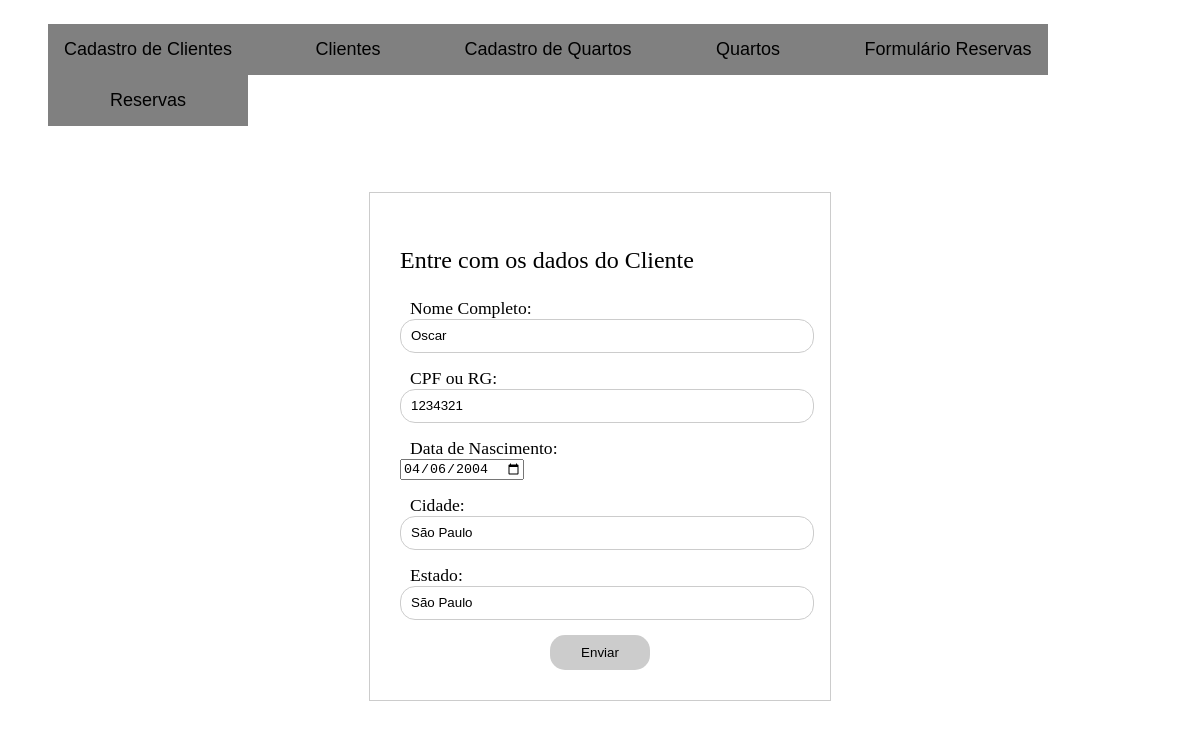
/cadastroCliente.php?id=2, run on the app's committed database.
### tables this page shows
CREATE TABLE `clientes` (
  `id` int(11) NOT NULL,
  `nome_cliente` varchar(50) NOT NULL,
  `documento` varchar(20) NOT NULL,
  `data_nascimento` varchar(10) NOT NULL,
  `cidade` varchar(50) NOT NULL,
  `estado` varchar(50) NOT NULL
);

### cadastroCliente.php (the view, shortened to what this page needs)
<?php
require_once('conexao.php');
$nome_cliente = '';
$documento = '';
$data_nascimento = '';
$cidade = '';
$estado = '';
if(isset($_GET['id']) && $_GET['id'] != ""){
  $sql = "select * from clientes where id = ".$_GET['id'];
  $resultado = mysqli_query($conexao, $sql);
  if($resultado){
     $dados = mysqli_fetch_array($resultado);
     $nome_cliente = $dados['nome_cliente'];
     $documento = $dados['documento'];
     $data_nascimento = $dados['data_nascimento'];
     $cidade = $dados['cidade'];
     $estado = $dados['estado'];
 }
}
?>
<!DOCTYPE html>
<html lang="pt-br">
<head>
    <link rel="stylesheet" type="text/css" href="estilo.css">
</head>
<body background-color = "gray">
  <?php include_once("index.php"); ?>
    <div width=60% align=center>
        <form class="formulario" method="post" action="clientes.php" align=left>
            <p> Entre com os dados do Cliente</p>
            <div class="field">
                <label for="nome_cliente">Nome Completo:</label>
                <input type="text" id="nome_cliente" name="nome_cliente" value="<?php echo $nome_cliente; ?>" placeholder="Digite o nome completo*" required>
            </div>
             <div class="field">
                <label for="documento">CPF ou RG:</label>
                <input type="text" id="documento" name="documento" value="<?php echo $documento; ?>" placeholder="Digite o documento*" required>
            </div>
            <div class="field">
                <label for="data_nascimento">Data de Nascimento:</label>
                <input type="date" id="data_nascimento" name="data_nascimento" value="<?php echo $data_nascimento; ?>" placeholder="Digite a data de nascimento*" required>
            </div>
            <div class="field">
                <label for="cidade">Cidade:</label>
                <input type="text" id="cidade" name="cidade" value="<?php echo $cidade; ?>" placeholder="Digite a cidade*" required>
            </div>
            <div class="field">
                <label for="estado">Estado:</label>
                <input type="text" id="estado" name="estado" value="<?php echo $estado; ?>" placeholder="Digite o estado*" required>
            </div>
            <input type="submit" name="clientes" value="Enviar">
        </form>
    </div>
</body>
</html>

### estilo.css (style rules this page uses)
.formulario { width: 400px; padding: 30px; border:1px solid #ccc; background-color: white; }
.formulario p { width: 100%; font-size: 1.5em; }
.field { width: 100%; margin: 15px 0; }
.field label, .field span { padding-left: 10px; font-size: 1.1em; display: block; width: 100%; }
input[type=text], input[type=email], textarea { width: 100%; padding-left: 10px; height: 30px; line-height: 30px; border-radius: 15px; border: 1px solid #ccc; outline: none; }
input[type=submit] { display: block; background-color: #ccc; height: 35px; border: none; outline: 0; cursor: pointer; width: 100px; margin: 0 auto; text-align: center; border-radius: 15px; }

### data on the page
clientes: nome_cliente "Oscar", documento "1234321", data_nascimento "04/06/2004", cidade "São Paulo", estado "São Paulo"
